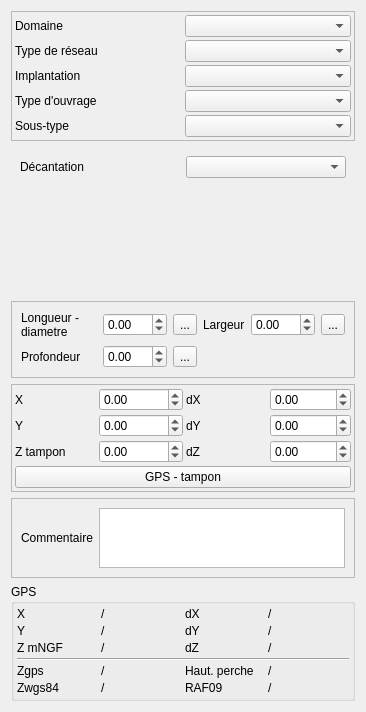
<?xml version="1.0" encoding="UTF-8"?>
<ui version="4.0">
 <class>Form</class>
 <widget class="QWidget" name="Form">
  <property name="geometry">
   <rect>
    <x>0</x>
    <y>0</y>
    <width>366</width>
    <height>677</height>
   </rect>
  </property>
  <property name="windowTitle">
   <string>Form</string>
  </property>
  <layout class="QVBoxLayout" name="verticalLayout">
   <item>
    <widget class="QFrame" name="frame">
     <property name="frameShape">
      <enum>QFrame::StyledPanel</enum>
     </property>
     <property name="frameShadow">
      <enum>QFrame::Raised</enum>
     </property>
     <layout class="QGridLayout" name="gridLayout">
      <property name="margin">
       <number>3</number>
      </property>
      <property name="spacing">
       <number>3</number>
      </property>
      <item row="4" column="0">
       <widget class="QLabel" name="label_42">
        <property name="text">
         <string>Sous-type</string>
        </property>
        <property name="wordWrap">
         <bool>true</bool>
        </property>
       </widget>
      </item>
      <item row="0" column="1">
       <widget class="QComboBox" name="comboBox_domaine"/>
      </item>
      <item row="2" column="0">
       <widget class="QLabel" name="label_8">
        <property name="text">
         <string>Implantation</string>
        </property>
        <property name="wordWrap">
         <bool>true</bool>
        </property>
       </widget>
      </item>
      <item row="1" column="1">
       <widget class="QComboBox" name="comboBox_typeReseau"/>
      </item>
      <item row="3" column="1">
       <widget class="QComboBox" name="comboBox_typeOuvrageAss"/>
      </item>
      <item row="1" column="0">
       <widget class="QLabel" name="label_2">
        <property name="text">
         <string>Type de réseau</string>
        </property>
        <property name="wordWrap">
         <bool>true</bool>
        </property>
       </widget>
      </item>
      <item row="3" column="0">
       <widget class="QLabel" name="label">
        <property name="text">
         <string>Type d'ouvrage</string>
        </property>
        <property name="wordWrap">
         <bool>true</bool>
        </property>
       </widget>
      </item>
      <item row="2" column="1">
       <widget class="QComboBox" name="comboBox_environnement"/>
      </item>
      <item row="0" column="0">
       <widget class="QLabel" name="label_6">
        <property name="text">
         <string>Domaine</string>
        </property>
        <property name="wordWrap">
         <bool>true</bool>
        </property>
       </widget>
      </item>
      <item row="4" column="1">
       <widget class="QComboBox" name="comboBox_soustype"/>
      </item>
     </layout>
    </widget>
   </item>
   <item>
    <widget class="QStackedWidget" name="stackedWidget">
     <property name="currentIndex">
      <number>4</number>
     </property>
     <widget class="QWidget" name="page_3">
      <layout class="QGridLayout" name="gridLayout_2">
       <item row="4" column="1">
        <widget class="QComboBox" name="comboBox_echelon"/>
       </item>
       <item row="4" column="0">
        <widget class="QLabel" name="label_26">
         <property name="text">
          <string>Présence d'échelons</string>
         </property>
         <property name="wordWrap">
          <bool>true</bool>
         </property>
        </widget>
       </item>
       <item row="0" column="1">
        <widget class="QComboBox" name="comboBox_accessibilite"/>
       </item>
       <item row="1" column="1">
        <widget class="QComboBox" name="comboBox_reg_materiau"/>
       </item>
       <item row="0" column="0">
        <widget class="QLabel" name="label_3">
         <property name="text">
          <string>Accessibilite</string>
         </property>
         <property name="wordWrap">
          <bool>true</bool>
         </property>
        </widget>
       </item>
       <item row="1" column="0">
        <widget class="QLabel" name="label_43">
         <property name="text">
          <string>Materiau</string>
         </property>
         <property name="wordWrap">
          <bool>true</bool>
         </property>
        </widget>
       </item>
       <item row="3" column="1">
        <widget class="QDoubleSpinBox" name="doubleSpinBox_diamtampon">
         <property name="minimum">
          <double>-1.000000000000000</double>
         </property>
         <property name="maximum">
          <double>999999.000000000000000</double>
         </property>
        </widget>
       </item>
       <item row="3" column="0">
        <widget class="QLabel" name="label_45">
         <property name="text">
          <string>Diamètre du tampon</string>
         </property>
         <property name="wordWrap">
          <bool>true</bool>
         </property>
        </widget>
       </item>
       <item row="3" column="2">
        <widget class="QToolButton" name="toolButton_diamtampon">
         <property name="text">
          <string>...</string>
         </property>
        </widget>
       </item>
       <item row="2" column="1">
        <widget class="QComboBox" name="comboBox_typetampon"/>
       </item>
       <item row="2" column="0">
        <widget class="QLabel" name="label_44">
         <property name="text">
          <string>Type de tampon</string>
         </property>
         <property name="wordWrap">
          <bool>true</bool>
         </property>
        </widget>
       </item>
      </layout>
     </widget>
     <widget class="QWidget" name="page">
      <layout class="QGridLayout" name="gridLayout_5">
       <item row="0" column="1">
        <widget class="QComboBox" name="comboBox_accessibilite2"/>
       </item>
       <item row="0" column="0">
        <widget class="QLabel" name="label_5">
         <property name="text">
          <string>Accessibilité</string>
         </property>
        </widget>
       </item>
       <item row="1" column="1">
        <spacer name="verticalSpacer_2">
         <property name="orientation">
          <enum>Qt::Vertical</enum>
         </property>
         <property name="sizeHint" stdset="0">
          <size>
           <width>20</width>
           <height>40</height>
          </size>
         </property>
        </spacer>
       </item>
      </layout>
     </widget>
     <widget class="QWidget" name="page_2">
      <layout class="QGridLayout" name="gridLayout_11">
       <item row="1" column="1">
        <widget class="QDoubleSpinBox" name="doubleSpinBox_profsurverse">
         <property name="minimum">
          <double>-1.000000000000000</double>
         </property>
         <property name="maximum">
          <double>999999.000000000000000</double>
         </property>
        </widget>
       </item>
       <item row="1" column="2">
        <widget class="QToolButton" name="toolButton_profsurverse">
         <property name="text">
          <string>...</string>
         </property>
        </widget>
       </item>
       <item row="1" column="0">
        <widget class="QLabel" name="label_27">
         <property name="text">
          <string>Profondeur surverse</string>
         </property>
         <property name="wordWrap">
          <bool>true</bool>
         </property>
        </widget>
       </item>
       <item row="0" column="0">
        <widget class="QLabel" name="label_25">
         <property name="text">
          <string>Télégestion</string>
         </property>
         <property name="wordWrap">
          <bool>true</bool>
         </property>
        </widget>
       </item>
       <item row="2" column="1">
        <spacer name="verticalSpacer_3">
         <property name="orientation">
          <enum>Qt::Vertical</enum>
         </property>
         <property name="sizeHint" stdset="0">
          <size>
           <width>20</width>
           <height>40</height>
          </size>
         </property>
        </spacer>
       </item>
       <item row="0" column="1" colspan="2">
        <widget class="QComboBox" name="comboBox_telegestion_2"/>
       </item>
      </layout>
     </widget>
     <widget class="QWidget" name="page_7">
      <layout class="QGridLayout" name="gridLayout_12">
       <item row="2" column="1">
        <widget class="QComboBox" name="comboBox_traithdeuxs"/>
       </item>
       <item row="2" column="0">
        <widget class="QLabel" name="label_47">
         <property name="text">
          <string>Traitement H2S</string>
         </property>
         <property name="wordWrap">
          <bool>true</bool>
         </property>
        </widget>
       </item>
       <item row="0" column="1">
        <widget class="QDoubleSpinBox" name="doubleSpinBox_capanom">
         <property name="minimum">
          <double>-1.000000000000000</double>
         </property>
         <property name="maximum">
          <double>999999999.000000000000000</double>
         </property>
        </widget>
       </item>
       <item row="0" column="2">
        <widget class="QToolButton" name="toolButton_capanom">
         <property name="text">
          <string>...</string>
         </property>
        </widget>
       </item>
       <item row="1" column="0">
        <widget class="QLabel" name="label_46">
         <property name="text">
          <string>Nombre de pompes</string>
         </property>
         <property name="wordWrap">
          <bool>true</bool>
         </property>
        </widget>
       </item>
       <item row="0" column="0">
        <widget class="QLabel" name="label_30">
         <property name="text">
          <string>Capacité nominale (m3/h)</string>
         </property>
         <property name="wordWrap">
          <bool>true</bool>
         </property>
        </widget>
       </item>
       <item row="1" column="1">
        <widget class="QSpinBox" name="spinBox_pompes2">
         <property name="minimum">
          <number>-1</number>
         </property>
         <property name="maximum">
          <number>999999</number>
         </property>
        </widget>
       </item>
       <item row="3" column="0">
        <widget class="QLabel" name="label_48">
         <property name="text">
          <string>Surverse</string>
         </property>
         <property name="wordWrap">
          <bool>true</bool>
         </property>
        </widget>
       </item>
       <item row="1" column="2">
        <widget class="QToolButton" name="toolButton_pompes2">
         <property name="text">
          <string>...</string>
         </property>
        </widget>
       </item>
       <item row="3" column="1">
        <widget class="QComboBox" name="comboBox_surverse2"/>
       </item>
       <item row="4" column="1">
        <spacer name="verticalSpacer_4">
         <property name="orientation">
          <enum>Qt::Vertical</enum>
         </property>
         <property name="sizeHint" stdset="0">
          <size>
           <width>20</width>
           <height>40</height>
          </size>
         </property>
        </spacer>
       </item>
      </layout>
     </widget>
     <widget class="QWidget" name="page_8">
      <layout class="QGridLayout" name="gridLayout_13">
       <item row="0" column="0">
        <widget class="QLabel" name="label_49">
         <property name="text">
          <string>Décantation</string>
         </property>
        </widget>
       </item>
       <item row="0" column="1">
        <widget class="QComboBox" name="comboBox_decant"/>
       </item>
       <item row="1" column="1">
        <spacer name="verticalSpacer_5">
         <property name="orientation">
          <enum>Qt::Vertical</enum>
         </property>
         <property name="sizeHint" stdset="0">
          <size>
           <width>20</width>
           <height>40</height>
          </size>
         </property>
        </spacer>
       </item>
      </layout>
     </widget>
     <widget class="QWidget" name="page_4">
      <layout class="QVBoxLayout" name="verticalLayout_2">
       <property name="spacing">
        <number>3</number>
       </property>
       <property name="margin">
        <number>3</number>
       </property>
      </layout>
     </widget>
    </widget>
   </item>
   <item>
    <widget class="QFrame" name="frame_5">
     <property name="frameShape">
      <enum>QFrame::StyledPanel</enum>
     </property>
     <property name="frameShadow">
      <enum>QFrame::Raised</enum>
     </property>
     <layout class="QGridLayout" name="gridLayout_6">
      <item row="1" column="2">
       <widget class="QToolButton" name="toolButton_calc">
        <property name="text">
         <string>...</string>
        </property>
       </widget>
      </item>
      <item row="1" column="1">
       <widget class="QDoubleSpinBox" name="doubleSpinBox_profradierouvrage">
        <property name="minimum">
         <double>-1.000000000000000</double>
        </property>
        <property name="maximum">
         <double>999.000000000000000</double>
        </property>
       </widget>
      </item>
      <item row="1" column="0">
       <widget class="QLabel" name="label_24">
        <property name="text">
         <string>Profondeur </string>
        </property>
        <property name="wordWrap">
         <bool>true</bool>
        </property>
       </widget>
      </item>
      <item row="0" column="3">
       <widget class="QLabel" name="label_29">
        <property name="text">
         <string>Largeur</string>
        </property>
        <property name="wordWrap">
         <bool>true</bool>
        </property>
       </widget>
      </item>
      <item row="0" column="1">
       <widget class="QDoubleSpinBox" name="doubleSpinBox_longueur">
        <property name="minimum">
         <double>-1.000000000000000</double>
        </property>
        <property name="maximum">
         <double>999.000000000000000</double>
        </property>
       </widget>
      </item>
      <item row="0" column="0">
       <widget class="QLabel" name="label_28">
        <property name="text">
         <string>Longueur - diametre</string>
        </property>
        <property name="wordWrap">
         <bool>true</bool>
        </property>
       </widget>
      </item>
      <item row="0" column="2">
       <widget class="QToolButton" name="toolButton_longueur">
        <property name="text">
         <string>...</string>
        </property>
       </widget>
      </item>
      <item row="0" column="4">
       <widget class="QDoubleSpinBox" name="doubleSpinBox_largeur">
        <property name="minimum">
         <double>-1.000000000000000</double>
        </property>
        <property name="maximum">
         <double>999.000000000000000</double>
        </property>
       </widget>
      </item>
      <item row="0" column="5">
       <widget class="QToolButton" name="toolButton_largeur">
        <property name="text">
         <string>...</string>
        </property>
       </widget>
      </item>
     </layout>
    </widget>
   </item>
   <item>
    <widget class="QFrame" name="frame_3">
     <property name="frameShape">
      <enum>QFrame::StyledPanel</enum>
     </property>
     <property name="frameShadow">
      <enum>QFrame::Raised</enum>
     </property>
     <layout class="QGridLayout" name="gridLayout_3">
      <property name="margin">
       <number>3</number>
      </property>
      <property name="spacing">
       <number>3</number>
      </property>
      <item row="2" column="1">
       <widget class="QDoubleSpinBox" name="doubleSpinBox_Z">
        <property name="minimum">
         <double>-99.000000000000000</double>
        </property>
        <property name="maximum">
         <double>99999999.000000000000000</double>
        </property>
       </widget>
      </item>
      <item row="1" column="1">
       <widget class="QDoubleSpinBox" name="doubleSpinBox_Y">
        <property name="minimum">
         <double>-99.000000000000000</double>
        </property>
        <property name="maximum">
         <double>99999999.000000000000000</double>
        </property>
       </widget>
      </item>
      <item row="2" column="3">
       <widget class="QDoubleSpinBox" name="doubleSpinBox_dZ">
        <property name="minimum">
         <double>-1.000000000000000</double>
        </property>
        <property name="maximum">
         <double>999.000000000000000</double>
        </property>
       </widget>
      </item>
      <item row="1" column="0">
       <widget class="QLabel" name="label_18">
        <property name="text">
         <string>Y</string>
        </property>
        <property name="wordWrap">
         <bool>true</bool>
        </property>
       </widget>
      </item>
      <item row="2" column="0">
       <widget class="QLabel" name="label_22">
        <property name="text">
         <string>Z tampon</string>
        </property>
        <property name="wordWrap">
         <bool>true</bool>
        </property>
       </widget>
      </item>
      <item row="1" column="3">
       <widget class="QDoubleSpinBox" name="doubleSpinBox_dY">
        <property name="minimum">
         <double>-1.000000000000000</double>
        </property>
        <property name="maximum">
         <double>999.000000000000000</double>
        </property>
       </widget>
      </item>
      <item row="0" column="0">
       <widget class="QLabel" name="label_15">
        <property name="text">
         <string>X</string>
        </property>
        <property name="wordWrap">
         <bool>true</bool>
        </property>
       </widget>
      </item>
      <item row="0" column="3">
       <widget class="QDoubleSpinBox" name="doubleSpinBox_dX">
        <property name="minimum">
         <double>-1.000000000000000</double>
        </property>
        <property name="maximum">
         <double>999.000000000000000</double>
        </property>
       </widget>
      </item>
      <item row="0" column="1">
       <widget class="QDoubleSpinBox" name="doubleSpinBox_X">
        <property name="minimum">
         <double>-99.000000000000000</double>
        </property>
        <property name="maximum">
         <double>99999999.000000000000000</double>
        </property>
       </widget>
      </item>
      <item row="1" column="2">
       <widget class="QLabel" name="label_21">
        <property name="text">
         <string>dY</string>
        </property>
        <property name="wordWrap">
         <bool>true</bool>
        </property>
       </widget>
      </item>
      <item row="0" column="2">
       <widget class="QLabel" name="label_16">
        <property name="text">
         <string>dX</string>
        </property>
        <property name="wordWrap">
         <bool>true</bool>
        </property>
       </widget>
      </item>
      <item row="2" column="2">
       <widget class="QLabel" name="label_23">
        <property name="text">
         <string>dZ</string>
        </property>
        <property name="wordWrap">
         <bool>true</bool>
        </property>
       </widget>
      </item>
      <item row="3" column="0" colspan="4">
       <widget class="QPushButton" name="pushButton_getGPS">
        <property name="text">
         <string>GPS - tampon</string>
        </property>
       </widget>
      </item>
     </layout>
    </widget>
   </item>
   <item>
    <widget class="QFrame" name="frame_2">
     <property name="frameShape">
      <enum>QFrame::StyledPanel</enum>
     </property>
     <property name="frameShadow">
      <enum>QFrame::Raised</enum>
     </property>
     <layout class="QHBoxLayout" name="horizontalLayout">
      <item>
       <widget class="QLabel" name="label_7">
        <property name="text">
         <string>Commentaire</string>
        </property>
        <property name="wordWrap">
         <bool>true</bool>
        </property>
       </widget>
      </item>
      <item>
       <widget class="QTextBrowser" name="textBrowser_commentaire">
        <property name="maximumSize">
         <size>
          <width>16777215</width>
          <height>60</height>
         </size>
        </property>
        <property name="readOnly">
         <bool>false</bool>
        </property>
       </widget>
      </item>
     </layout>
    </widget>
   </item>
   <item>
    <spacer name="verticalSpacer">
     <property name="orientation">
      <enum>Qt::Vertical</enum>
     </property>
     <property name="sizeHint" stdset="0">
      <size>
       <width>20</width>
       <height>40</height>
      </size>
     </property>
    </spacer>
   </item>
   <item>
    <widget class="QGroupBox" name="groupBox">
     <property name="title">
      <string>GPS</string>
     </property>
     <layout class="QGridLayout" name="gridLayout_4">
      <property name="margin">
       <number>3</number>
      </property>
      <property name="spacing">
       <number>3</number>
      </property>
      <item row="4" column="1">
       <widget class="QLabel" name="label_zgps">
        <property name="text">
         <string>/</string>
        </property>
       </widget>
      </item>
      <item row="5" column="3">
       <widget class="QLabel" name="label_raf09">
        <property name="text">
         <string>/</string>
        </property>
       </widget>
      </item>
      <item row="5" column="2">
       <widget class="QLabel" name="label_20">
        <property name="text">
         <string>RAF09</string>
        </property>
       </widget>
      </item>
      <item row="4" column="0">
       <widget class="QLabel" name="label_4">
        <property name="text">
         <string>Zgps</string>
        </property>
       </widget>
      </item>
      <item row="5" column="1">
       <widget class="QLabel" name="label_zwgs84">
        <property name="text">
         <string>/</string>
        </property>
       </widget>
      </item>
      <item row="5" column="0">
       <widget class="QLabel" name="label_17">
        <property name="text">
         <string>Zwgs84</string>
        </property>
       </widget>
      </item>
      <item row="2" column="1">
       <widget class="QLabel" name="label_Z">
        <property name="text">
         <string>/</string>
        </property>
       </widget>
      </item>
      <item row="1" column="0">
       <widget class="QLabel" name="label_9">
        <property name="text">
         <string>Y</string>
        </property>
       </widget>
      </item>
      <item row="0" column="3">
       <widget class="QLabel" name="label_dX">
        <property name="text">
         <string>/</string>
        </property>
       </widget>
      </item>
      <item row="0" column="2">
       <widget class="QLabel" name="label_10">
        <property name="text">
         <string>dX</string>
        </property>
       </widget>
      </item>
      <item row="2" column="0">
       <widget class="QLabel" name="label_11">
        <property name="text">
         <string>Z mNGF</string>
        </property>
       </widget>
      </item>
      <item row="1" column="2">
       <widget class="QLabel" name="label_12">
        <property name="text">
         <string>dY</string>
        </property>
       </widget>
      </item>
      <item row="1" column="3">
       <widget class="QLabel" name="label_dY">
        <property name="text">
         <string>/</string>
        </property>
       </widget>
      </item>
      <item row="1" column="1">
       <widget class="QLabel" name="label_Y">
        <property name="text">
         <string>/</string>
        </property>
       </widget>
      </item>
      <item row="2" column="2">
       <widget class="QLabel" name="label_13">
        <property name="text">
         <string>dZ</string>
        </property>
       </widget>
      </item>
      <item row="0" column="0">
       <widget class="QLabel" name="label_14">
        <property name="text">
         <string>X</string>
        </property>
       </widget>
      </item>
      <item row="2" column="3">
       <widget class="QLabel" name="label_dZ">
        <property name="text">
         <string>/</string>
        </property>
       </widget>
      </item>
      <item row="0" column="1">
       <widget class="QLabel" name="label_X">
        <property name="text">
         <string>/</string>
        </property>
       </widget>
      </item>
      <item row="3" column="0" colspan="4">
       <widget class="Line" name="line">
        <property name="orientation">
         <enum>Qt::Horizontal</enum>
        </property>
       </widget>
      </item>
      <item row="4" column="2">
       <widget class="QLabel" name="label_19">
        <property name="text">
         <string>Haut. perche</string>
        </property>
       </widget>
      </item>
      <item row="4" column="3">
       <widget class="QLabel" name="label_hautperche">
        <property name="text">
         <string>/</string>
        </property>
       </widget>
      </item>
     </layout>
    </widget>
   </item>
  </layout>
 </widget>
 <resources/>
 <connections/>
</ui>
